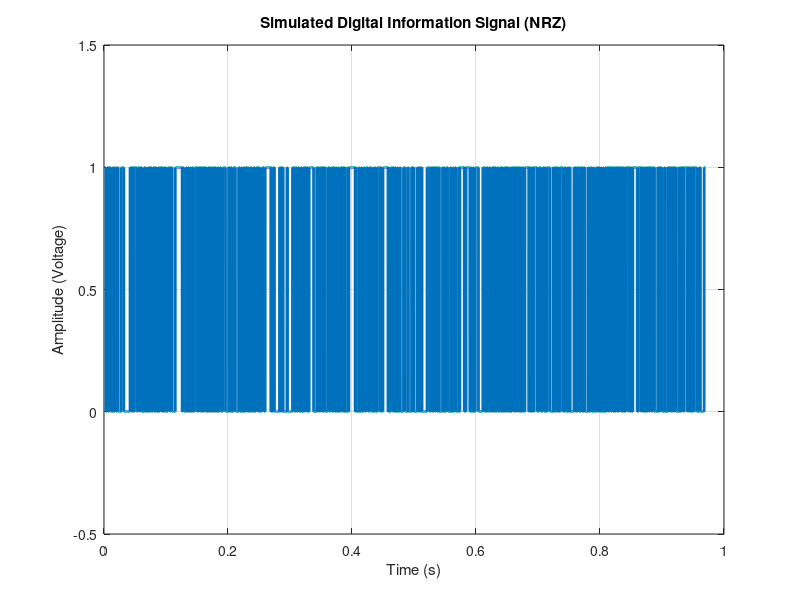

Write the MATLAB code that produced this figure.
% --- 1. Define Simulation Parameters ---
N = 970;            % Number of bits to simulate
Rb = 1000;         % Bit rate (bits per second)
Tb = 1/Rb;         % Bit duration (time for one bit)

% --- 2. Generate the Random Bits (The Information) ---
% Use randi to get 0s and 1s
bits = randi([0, 1], 1, N);

% --- 3. Create the Signal Waveform ---
% We need to make the plot clear. Let's use 100 samples
% to represent each bit in the plot.
samples_per_bit = 100;

% 'repelem' repeats each element. This "stretches" each bit
% to last for 100 samples.
% Example: [0 1] becomes [0 0...0 1 1...1]
signal_waveform = repelem(bits, samples_per_bit);

% --- 4. Create the Time Vector ---
% The total sampling frequency (samples per second)
Fs = Rb * samples_per_bit; 
total_samples = N * samples_per_bit;

% Create a time vector 't' that goes from 0 up to
% the total time, with one time point for each sample.
t = (0 : total_samples - 1) / Fs;% 100000/50

% --- 5. Plot the Result ---
plot(t, signal_waveform, 'LineWidth', 2); % Plot with a thick line
grid on;
ylim([-0.5, 1.5]);  % Set Y-axis limits to see 0 and 1 clearly
xlabel('Time (s)');
ylabel('Amplitude (Voltage)');
title('Simulated Digital Information Signal (NRZ)');
